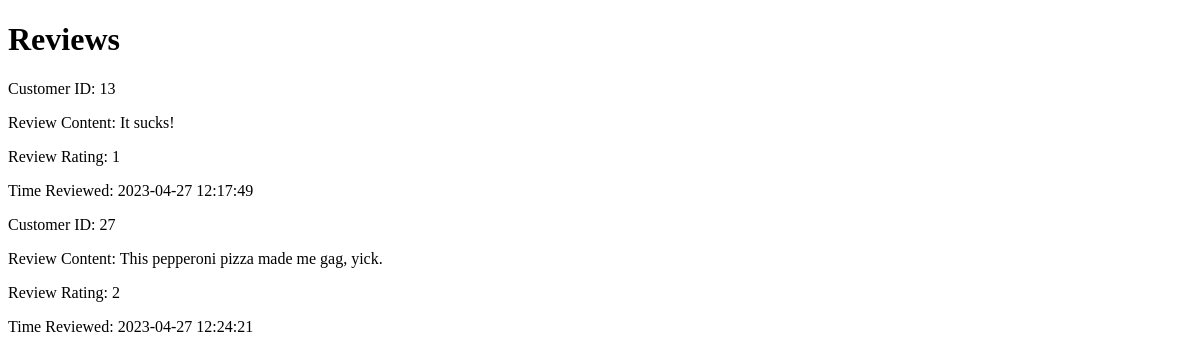
Page /customer/review.php?item_id=1 on the earlier database version.
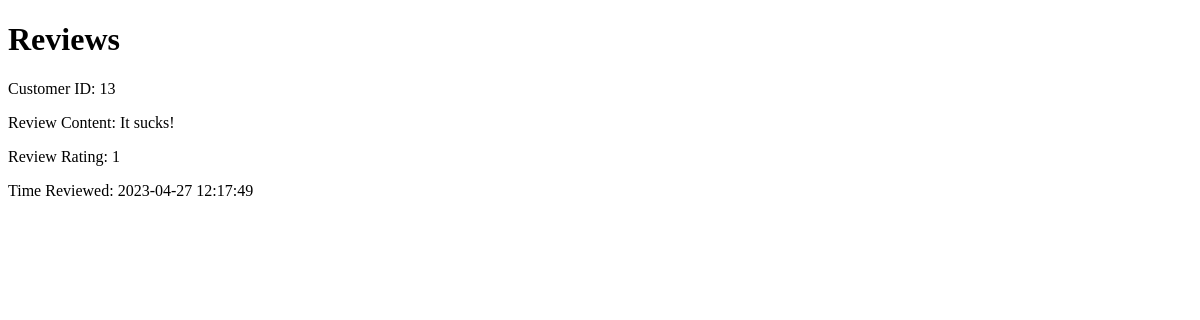
Same page on the later database version.
### tables this page shows
CREATE TABLE `review` (
  `customer_id` bigint(20) UNSIGNED NOT NULL,
  `item_id` bigint(20) UNSIGNED NOT NULL,
  `review` text NOT NULL,
  `rating` int(11) NOT NULL,
  `datetime` datetime NOT NULL DEFAULT current_timestamp() ON UPDATE current_timestamp()
);

### customer/review.php (the view, shortened to what this page needs)
<!DOCTYPE html>
<html lang="en">
<head>
</head>
<body>
        <h1>Reviews</h1>
</body>
</html>
<?php
        $itemId = $_GET['item_id'];
        $conn = connect_mysql();
        $reviewSql = "SELECT * FROM `review` WHERE item_id = '$itemId'";
        $reviewResult = mysqli_query($conn, $reviewSql);
        while ($reviewRow = mysqli_fetch_assoc($reviewResult)) {
                echo "<p>Customer ID: " . $reviewRow['customer_id'] . "</p>";
                echo "<p>Review Content: " . $reviewRow['review'] . "</p>";
                echo "<p>Review Rating: " . $reviewRow['rating'] . "</p>";
                echo "<p>Time Reviewed: " . $reviewRow['datetime'] . "</p>";
        }
?>

Differences in the rows shown:
removed review: customer "27", review "This pepperoni pizza made me gag, yick.", rating "2", datetime "2023-04-27 12:24:21"
